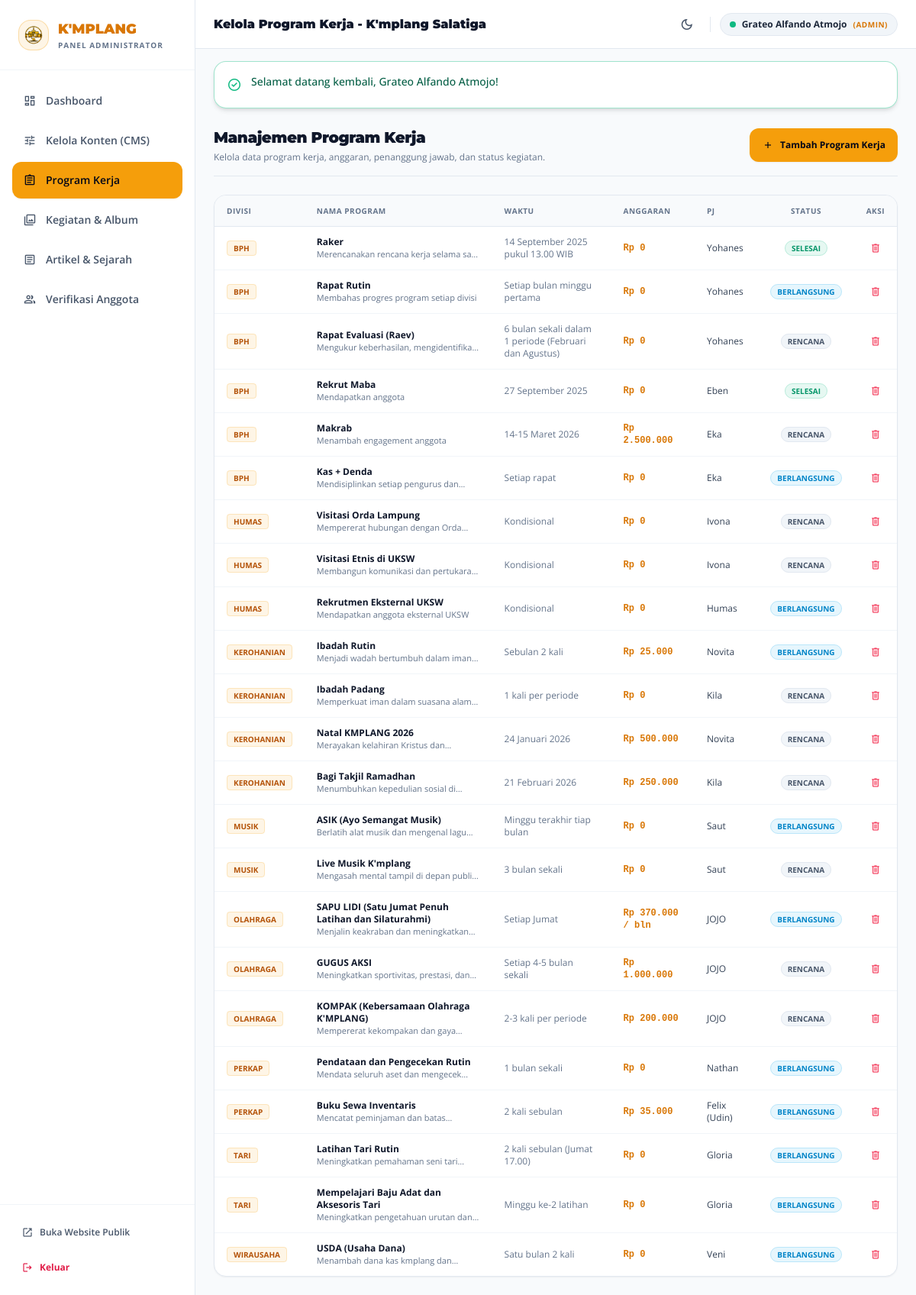
The app's page /admin/proker (signed in) with its own data.
### tables this page shows
CREATE TABLE IF NOT EXISTS `work_programs` (
    `id` INT AUTO_INCREMENT PRIMARY KEY,
    `divisi` VARCHAR(100) NOT NULL,
    `nama_program` VARCHAR(255) NOT NULL,
    `tujuan` TEXT NULL,
    `indikator_kualitas` TEXT NULL,
    `indikator_kuantitas` TEXT NULL,
    `gambaran_kegiatan` TEXT NULL,
    `waktu_kegiatan` VARCHAR(255) NULL,
    `anggaran` VARCHAR(100) NULL,
    `penanggung_jawab` VARCHAR(150) NULL,
    `status` ENUM('rencana', 'berlangsung', 'selesai', 'evaluasi') NOT NULL DEFAULT 'rencana',
    `created_at` TIMESTAMP DEFAULT CURRENT_TIMESTAMP,
    `updated_at` TIMESTAMP DEFAULT CURRENT_TIMESTAMP ON UPDATE CURRENT_TIMESTAMP,
    INDEX `idx_proker_divisi` (`divisi`),
    INDEX `idx_proker_status` (`status`)
);

### app/Views/admin/proker.php (the view, shortened to what the rows shown need)
<div class="space-y-6">
    <div class="flex flex-col sm:flex-row sm:items-center justify-between gap-4 border-b border-slate-200 dark:border-slate-800 pb-4 transition-colors">
        <div>
            <h2 class="text-xl font-black text-slate-900 dark:text-white font-montserrat tracking-tight">Manajemen Program Kerja</h2>
            <p class="text-xs text-slate-500 dark:text-slate-400 mt-1">Kelola data program kerja, anggaran, penanggung jawab, dan status kegiatan.</p>
        </div>
        <button onclick="document.getElementById('modal-add-proker').classList.remove('hidden')" class="inline-flex items-center gap-2 px-4 py-2.5 rounded-xl text-xs font-bold bg-amber-500 hover:bg-amber-400 text-slate-950 shadow-sm transition-all">
            <span class="material-symbols-outlined text-base">add</span>
            Tambah Program Kerja
        </button>
    </div>
    <div class="bg-white dark:bg-slate-900 border border-slate-200 dark:border-slate-800 rounded-2xl overflow-hidden shadow-sm dark:shadow-2xl transition-colors">
        <div class="overflow-x-auto">
            <table class="w-full text-left text-xs text-slate-700 dark:text-slate-300">
                <thead class="bg-slate-50 dark:bg-slate-950 text-slate-500 dark:text-slate-400 uppercase text-[10px] tracking-wider border-b border-slate-200 dark:border-slate-800">
                    <tr>
                        <th class="py-3 px-4">Divisi</th>
                        <th class="py-3 px-4">Nama Program</th>
                        <th class="py-3 px-4">Waktu</th>
                        <th class="py-3 px-4">Anggaran</th>
                        <th class="py-3 px-4">PJ</th>
                        <th class="py-3 px-4 text-center">Status</th>
                        <th class="py-3 px-4 text-right">Aksi</th>
                    </tr>
                </thead>
                <tbody class="divide-y divide-slate-100 dark:divide-slate-800/80">
                    <?php foreach ($prokers as $p): ?>
                        <tr class="hover:bg-slate-50/80 dark:hover:bg-slate-800/40 transition-colors">
                            <td class="py-3 px-4">
                                <span class="px-2 py-0.5 rounded text-[10px] font-bold uppercase bg-amber-500/10 text-amber-700 dark:text-amber-400 border border-amber-500/20">
                                    <?= e($p['divisi']) ?>
                                </span>
                            </td>
                            <td class="py-3 px-4">
                                <div class="font-bold text-slate-900 dark:text-slate-200"><?= e($p['nama_program']) ?></div>
                                <div class="text-[11px] text-slate-500 dark:text-slate-400 line-clamp-1"><?= e($p['tujuan']) ?></div>
                            </td>
                            <td class="py-3 px-4 text-slate-500 dark:text-slate-400"><?= e($p['waktu_kegiatan'] ?: '-') ?></td>
                            <td class="py-3 px-4 font-mono font-bold text-amber-600 dark:text-amber-400"><?= e($p['anggaran'] ?: 'Rp 0') ?></td>
                            <td class="py-3 px-4 text-slate-700 dark:text-slate-300"><?= e($p['penanggung_jawab'] ?: '-') ?></td>
                            <td class="py-3 px-4 text-center">
                                <span class="px-2 py-0.5 rounded-full text-[10px] font-bold uppercase <?= $p['status'] === 'selesai' ? 'bg-emerald-500/10 text-emerald-600 dark:text-emerald-400 border border-emerald-500/20' : ($p['status'] === 'berlangsung' ? 'bg-sky-500/10 text-sky-600 dark:text-sky-400 border border-sky-500/20' : 'bg-slate-100 text-slate-600 border border-slate-200 dark:bg-slate-800 dark:text-slate-400 dark:border-slate-700') ?>">
                                    <?= e($p['status']) ?>
                                </span>
                            </td>
                            <td class="py-3 px-4 text-right space-x-2 whitespace-nowrap">
                                <form action="<?= App::baseUrl('/admin/proker/delete/' . $p['id']) ?>" method="POST" class="inline" onsubmit="return confirm('Apakah Anda yakin ingin menghapus program kerja ini?');">
                                    <button type="submit" class="p-1 rounded hover:bg-rose-500/20 text-rose-500 dark:text-rose-400 transition-colors" title="Hapus">
                                        <span class="material-symbols-outlined text-base">delete</span>
                                    </button>
                                </form>
                            </td>
                        </tr>
                    <?php endforeach; ?>
                </tbody>
            </table>
        </div>
    </div>
</div>

### app/Core/Router.php (shortened to what the rows shown need)
<?php
class Router
{
    private array $routes = [];
    private function addRoute(string $method, string $path, array|callable $handler, array $middlewares): void
    {
        $pattern = preg_replace('/\{([a-zA-Z0-9_]+)\}/', '(?P<$1>[^/]+)', trim($path, '/'));
        $regex = '#^' . ($pattern === '' ? '' : $pattern) . '$#';
        $this->routes[] = [
            'method'      => $method,
            'path'        => trim($path, '/'),
            'regex'       => $regex,
            'handler'     => $handler,
            'middlewares' => $middlewares
        ];
    }
    public function dispatch(): void
    {
        $requestMethod = $_SERVER['REQUEST_METHOD'] ?? 'GET';
        $rawUri = parse_url($_SERVER['REQUEST_URI'] ?? '/', PHP_URL_PATH);
        $uri = trim(rawurldecode($rawUri), '/');
        $checkMethod = ($requestMethod === 'HEAD') ? 'GET' : $requestMethod;
        foreach ($this->routes as $route) {
            if ($route['method'] !== $checkMethod) {
                continue;
            }
            if (preg_match($route['regex'], $uri, $matches)) {
                $params = [];
                $handler = $route['handler'];
                if (is_array($handler)) {
                    [$controllerClass, $method] = $handler;
                    $controller = new $controllerClass();
                    call_user_func_array([$controller, $method], array_values($params));
                    return;
                }
            }
        }
    }
}

### records on screen
work_programs: divisi "BPH", nama_program "Raker", tujuan "Merencanakan rencana kerja selama…", waktu_kegiatan "14 September 2025 pukul 13.00 WIB", anggaran "Rp 0", penanggung_jawab "Yohanes", status "SELESAI"
work_programs: divisi "BPH", nama_program "Rapat Rutin", tujuan "Membahas progres program setiap divisi", waktu_kegiatan "Setiap bulan minggu pertama", anggaran "Rp 0", penanggung_jawab "Yohanes", status "BERLANGSUNG"
work_programs: divisi "BPH", nama_program "Rapat Evaluasi (Raev)", tujuan "Mengukur keberhasilan,…", waktu_kegiatan "6 bulan sekali dalam 1 periode (Februari dan Agustus)", anggaran "Rp 0", penanggung_jawab "Yohanes", status "RENCANA"
work_programs: divisi "BPH", nama_program "Rekrut Maba", tujuan "Mendapatkan anggota", waktu_kegiatan "27 September 2025", anggaran "Rp 0", penanggung_jawab "Eben", status "SELESAI"
work_programs: divisi "BPH", nama_program "Makrab", tujuan "Menambah engagement anggota", waktu_kegiatan "14-15 Maret 2026", anggaran "Rp 2.500.000", penanggung_jawab "Eka", status "RENCANA"
work_programs: divisi "BPH", nama_program "Kas + Denda", tujuan "Mendisiplinkan setiap pengurus…", waktu_kegiatan "Setiap rapat", anggaran "Rp 0", penanggung_jawab "Eka", status "BERLANGSUNG"
work_programs: divisi "HUMAS", nama_program "Visitasi Orda Lampung", tujuan "Mempererat hubungan dengan…", waktu_kegiatan "Kondisional", anggaran "Rp 0", penanggung_jawab "Ivona", status "RENCANA"
work_programs: divisi "HUMAS", nama_program "Visitasi Etnis di UKSW", tujuan "Membangun komunikasi dan…", waktu_kegiatan "Kondisional", anggaran "Rp 0", penanggung_jawab "Ivona", status "RENCANA"
work_programs: divisi "HUMAS", nama_program "Rekrutmen Eksternal UKSW", tujuan "Mendapatkan anggota eksternal UKSW", waktu_kegiatan "Kondisional", anggaran "Rp 0", penanggung_jawab "Humas", status "BERLANGSUNG"
work_programs: divisi "KEROHANIAN", nama_program "Ibadah Rutin", tujuan "Menjadi wadah bertumbuh dalam…", waktu_kegiatan "Sebulan 2 kali", anggaran "Rp 25.000", penanggung_jawab "Novita", status "BERLANGSUNG"
work_programs: divisi "KEROHANIAN", nama_program "Ibadah Padang", tujuan "Memperkuat iman dalam suasana…", waktu_kegiatan "1 kali per periode", anggaran "Rp 0", penanggung_jawab "Kila", status "RENCANA"
work_programs: divisi "KEROHANIAN", nama_program "Natal KMPLANG 2026", tujuan "Merayakan kelahiran Kristus…", waktu_kegiatan "24 Januari 2026", anggaran "Rp 500.000", penanggung_jawab "Novita", status "RENCANA"
work_programs: divisi "KEROHANIAN", nama_program "Bagi Takjil Ramadhan", tujuan "Menumbuhkan kepedulian sosial…", waktu_kegiatan "21 Februari 2026", anggaran "Rp 250.000", penanggung_jawab "Kila", status "RENCANA"
work_programs: divisi "MUSIK", nama_program "ASIK (Ayo Semangat Musik)", tujuan "Berlatih alat musik dan mengenal…", waktu_kegiatan "Minggu terakhir tiap bulan", anggaran "Rp 0", penanggung_jawab "Saut", status "BERLANGSUNG"
work_programs: divisi "MUSIK", nama_program "Live Musik K'mplang", tujuan "Mengasah mental tampil di depan…", waktu_kegiatan "3 bulan sekali", anggaran "Rp 0", penanggung_jawab "Saut", status "RENCANA"
work_programs: divisi "OLAHRAGA", nama_program "SAPU LIDI (Satu Jumat Penuh Latihan dan Silaturahmi)", tujuan "Menjalin keakraban dan…", waktu_kegiatan "Setiap Jumat", anggaran "Rp 370.000 / bln", penanggung_jawab "JOJO", status "BERLANGSUNG"
work_programs: divisi "OLAHRAGA", nama_program "GUGUS AKSI", tujuan "Meningkatkan sportivitas, prestasi,…", waktu_kegiatan "Setiap 4-5 bulan sekali", anggaran "Rp 1.000.000", penanggung_jawab "JOJO", status "RENCANA"
work_programs: divisi "OLAHRAGA", nama_program "KOMPAK (Kebersamaan Olahraga K'MPLANG)", tujuan "Mempererat kekompakan dan…", waktu_kegiatan "2-3 kali per periode", anggaran "Rp 200.000", penanggung_jawab "JOJO", status "RENCANA"
work_programs: divisi "PERKAP", nama_program "Pendataan dan Pengecekan Rutin", tujuan "Mendata seluruh aset dan…", waktu_kegiatan "1 bulan sekali", anggaran "Rp 0", penanggung_jawab "Nathan", status "BERLANGSUNG"
work_programs: divisi "PERKAP", nama_program "Buku Sewa Inventaris", tujuan "Mencatat peminjaman dan…", waktu_kegiatan "2 kali sebulan", anggaran "Rp 35.000", penanggung_jawab "Felix (Udin)", status "BERLANGSUNG"
work_programs: divisi "TARI", nama_program "Latihan Tari Rutin", tujuan "Meningkatkan pemahaman seni…", waktu_kegiatan "2 kali sebulan (Jumat 17.00)", anggaran "Rp 0", penanggung_jawab "Gloria", status "BERLANGSUNG"
work_programs: divisi "TARI", nama_program "Mempelajari Baju Adat dan Aksesoris Tari", tujuan "Meningkatkan pengetahuan urutan…", waktu_kegiatan "Minggu ke-2 latihan", anggaran "Rp 0", penanggung_jawab "Gloria", status "BERLANGSUNG"
work_programs: divisi "WIRAUSAHA", nama_program "USDA (Usaha Dana)", tujuan "Menambah dana kas kmplang…", waktu_kegiatan "Satu bulan 2 kali", anggaran "Rp 0", penanggung_jawab "Veni", status "BERLANGSUNG"
